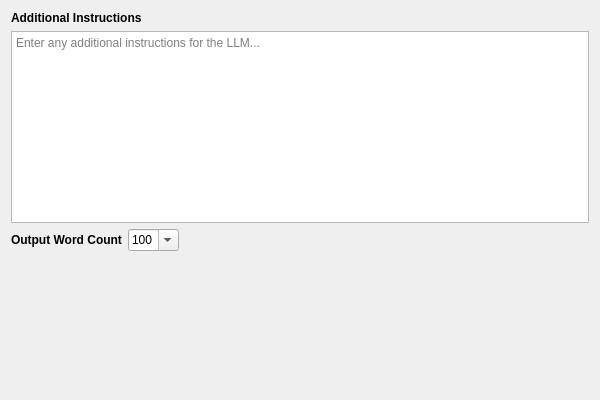
<?xml version="1.0" encoding="UTF-8"?>
<ui version="4.0">
 <class>TweaksWidget</class>
 <widget class="QWidget" name="TweaksWidget">
  <property name="geometry">
   <rect>
    <x>0</x>
    <y>0</y>
    <width>600</width>
    <height>400</height>
   </rect>
  </property>
  <property name="windowTitle">
   <string>Tweaks</string>
  </property>
  <layout class="QVBoxLayout" name="verticalLayout">
   <item>
    <widget class="QLabel" name="label_additional_instructions">
     <property name="text">
      <string>Additional Instructions</string>
     </property>
     <property name="font">
      <font>
       <weight>75</weight>
       <bold>true</bold>
      </font>
     </property>
    </widget>
   </item>
   <item>
    <widget class="QTextEdit" name="additional_instructions_edit">
     <property name="placeholderText">
      <string>Enter any additional instructions for the LLM...</string>
     </property>
    </widget>
   </item>
   <item>
    <layout class="QHBoxLayout" name="horizontalLayout">
     <item>
      <widget class="QLabel" name="label_output_word_count">
       <property name="text">
        <string>Output Word Count</string>
       </property>
       <property name="font">
        <font>
         <weight>75</weight>
         <bold>true</bold>
        </font>
       </property>
      </widget>
     </item>
     <item>
      <widget class="QComboBox" name="output_word_count_combo">
       <property name="editable">
        <bool>true</bool>
       </property>
       <property name="currentText">
        <string>200</string>
       </property>
       <item>
        <property name="text">
         <string>100</string>
        </property>
       </item>
       <item>
        <property name="text">
         <string>200</string>
        </property>
       </item>
       <item>
        <property name="text">
         <string>400</string>
        </property>
       </item>
      </widget>
     </item>
     <item>
      <spacer name="horizontalSpacer">
       <property name="orientation">
        <enum>Qt::Horizontal</enum>
       </property>
       <property name="sizeHint" stdset="0">
        <size>
         <width>40</width>
         <height>20</height>
        </size>
       </property>
      </spacer>
     </item>
    </layout>
   </item>
   <item>
    <spacer name="verticalSpacer">
     <property name="orientation">
      <enum>Qt::Vertical</enum>
     </property>
     <property name="sizeHint" stdset="0">
      <size>
       <width>20</width>
       <height>40</height>
      </size>
     </property>
    </spacer>
   </item>
  </layout>
 </widget>
 <resources/>
 <connections/>
</ui>
